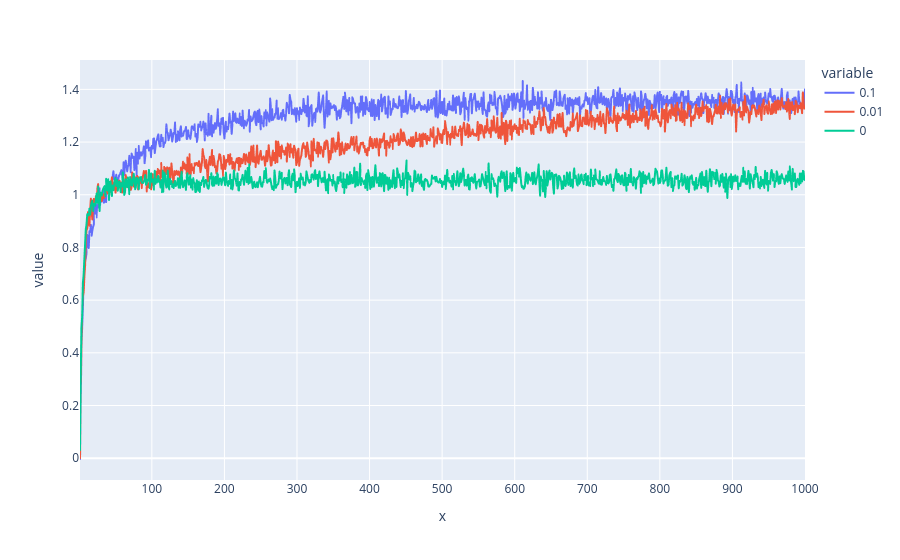

This figure's notebook cell:
### Code cell
px.line(data, x='x', y=['0.1', '0.01', '0'])

### Figure 1 — Plotly figure (JSON) as saved in the notebook; plotly's stock layout.template omitted (floating-point values rounded to 4 significant figures; data arrays with more than 128 entries replaced by an {"elided": "..."} marker saying what was removed)
{"data": [{"hovertemplate": "variable=0.1<br>x=%{x}<br>value=%{y}<extra></extra>", "legendgroup": "0.1", "line": {"color": "#636efa", "dash": "solid"}, "marker": {"symbol": "circle"}, "mode": "lines", "name": "0.1", "showlegend": true, "type": "scattergl", "x": {"elided": "1000 int values"}, "xaxis": "x", "y": {"elided": "1000 float values"}, "yaxis": "y"}, {"hovertemplate": "variable=0.01<br>x=%{x}<br>value=%{y}<extra></extra>", "legendgroup": "0.01", "line": {"color": "#EF553B", "dash": "solid"}, "marker": {"symbol": "circle"}, "mode": "lines", "name": "0.01", "showlegend": true, "type": "scattergl", "x": {"elided": "1000 int values"}, "xaxis": "x", "y": {"elided": "1000 float values"}, "yaxis": "y"}, {"hovertemplate": "variable=0<br>x=%{x}<br>value=%{y}<extra></extra>", "legendgroup": "0", "line": {"color": "#00cc96", "dash": "solid"}, "marker": {"symbol": "circle"}, "mode": "lines", "name": "0", "showlegend": true, "type": "scattergl", "x": {"elided": "1000 int values"}, "xaxis": "x", "y": {"elided": "1000 float values"}, "yaxis": "y"}], "layout": {"legend": {"title": {"text": "variable"}, "tracegroupgap": 0}, "margin": {"t": 60}, "xaxis": {"anchor": "y", "domain": [0, 1], "title": {"text": "x"}}, "yaxis": {"anchor": "x", "domain": [0, 1], "title": {"text": "value"}}}}
